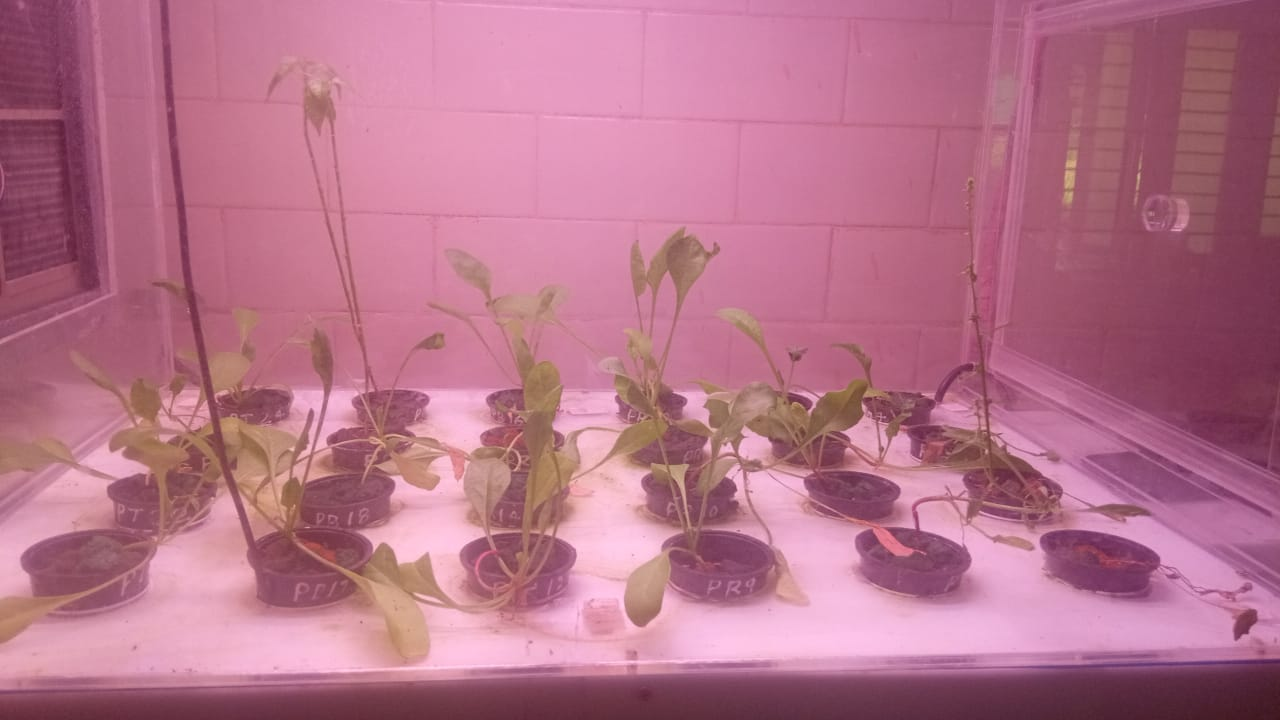
#> input picture Images/caax3.jpeg, 1280 x 720 px, found by its file name
$ python crop_count.py
#> lines starting #> are read from the running program, lines starting #| are printed output that depends on the picture; after the words box and inside, x2 and y2 are one past the last pixel; in counts of white or black regions, pixels touching at a corner belong together
import cv2

# Load the image
# Replace 'crop_field.jpg' with your image file path
image = cv2.imread("Images/caax3.jpeg")
#> image is the input picture: shape (720, 1280, 3); mean B, G, R 137.9, 114.4, 181.9

# Convert the image to grayscale
gray = cv2.cvtColor(image, cv2.COLOR_BGR2GRAY)
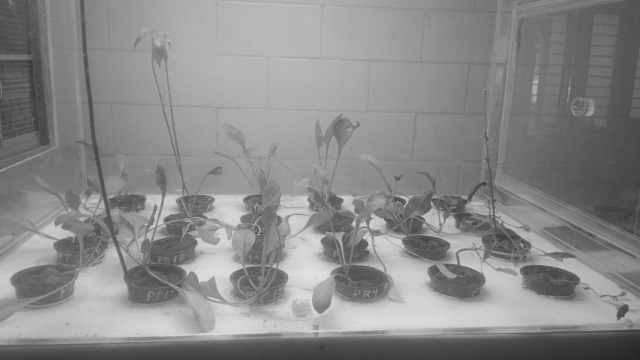
#> gray: shape (720, 1280) (shown at 1/2 size); min 33, max 227, mean 137.3

# Apply a threshold to create a binary image
_, binary = cv2.threshold(gray, 200, 255, cv2.THRESH_BINARY)
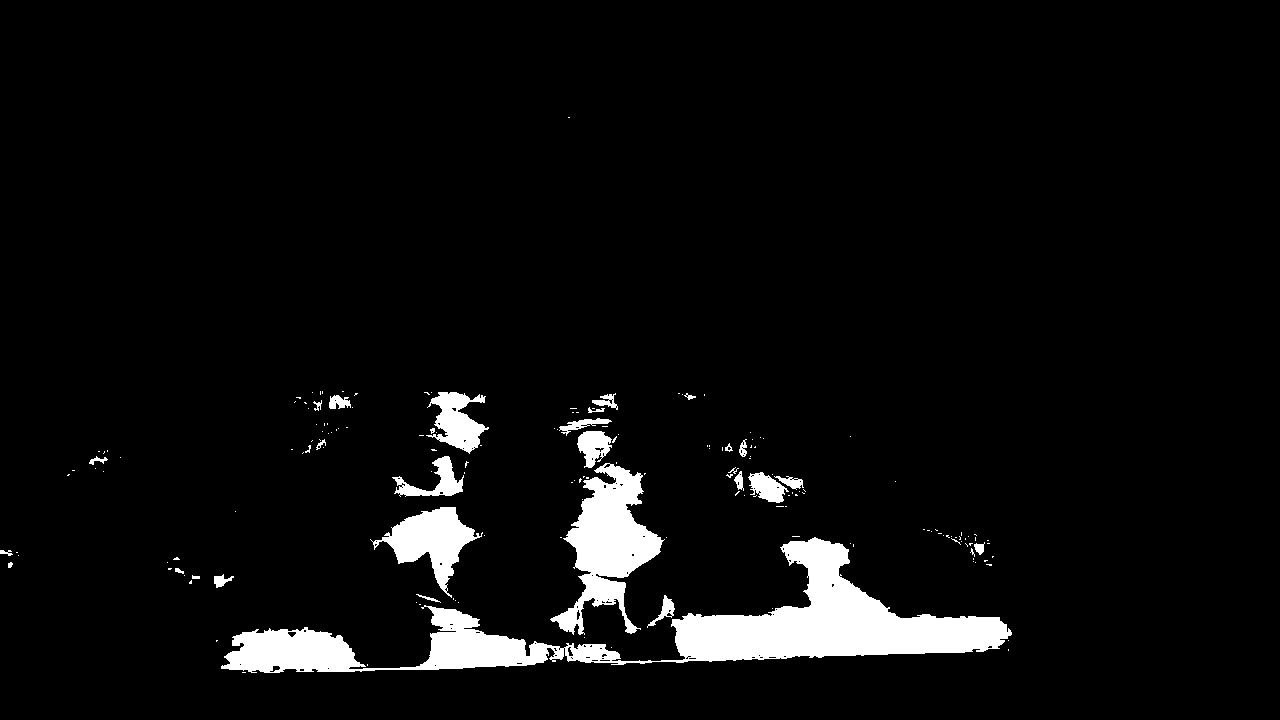
#> binary: shape (720, 1280); 5.2% white; 174 white regions (144 under 20 px)

# Find contours in the binary image
contours, _ = cv2.findContours(
    binary, cv2.RETR_EXTERNAL, cv2.CHAIN_APPROX_SIMPLE)
#> contours = 174 contours, 149 with area under 20; largest, box (x1, y1, x2, y2) and area: (221, 537, 1012, 673) 27245, (550, 463, 665, 635) 8120, (370, 507, 483, 598) 3755, (426, 392, 489, 454) 1885, (392, 456, 464, 497) 984

# Initialize a counter for counting the crops
crop_count = 0

# Loop through the contours
for contour in contours:
    # Calculate the area of the contour
    area = cv2.contourArea(contour)

    # You can adjust this threshold to suit your specific image
    if area > 100:  # Adjust the threshold as needed
        # Draw a rectangle around the detected crop
        x, y, w, h = cv2.boundingRect(contour)
        cv2.rectangle(image, (x, y), (x + w, y + h), (0, 255, 0), 2)

        # Increment the crop count
        crop_count += 1
#> this loop made 174 passes
#> (area, x, y, w, h) on passes 14, 19, 47, 65, 83, 89, 97, 103: (228.5, 647, 595, 28, 33), (112, 214, 574, 20, 14), (27245, 221, 537, 791, 136), (3755, 370, 507, 113, 91), (163.5, 774, 476, 30, 14), (667.5, 748, 472, 41, 31), (8120.5, 550, 463, 115, 172), (984.5, 392, 456, 72, 41)
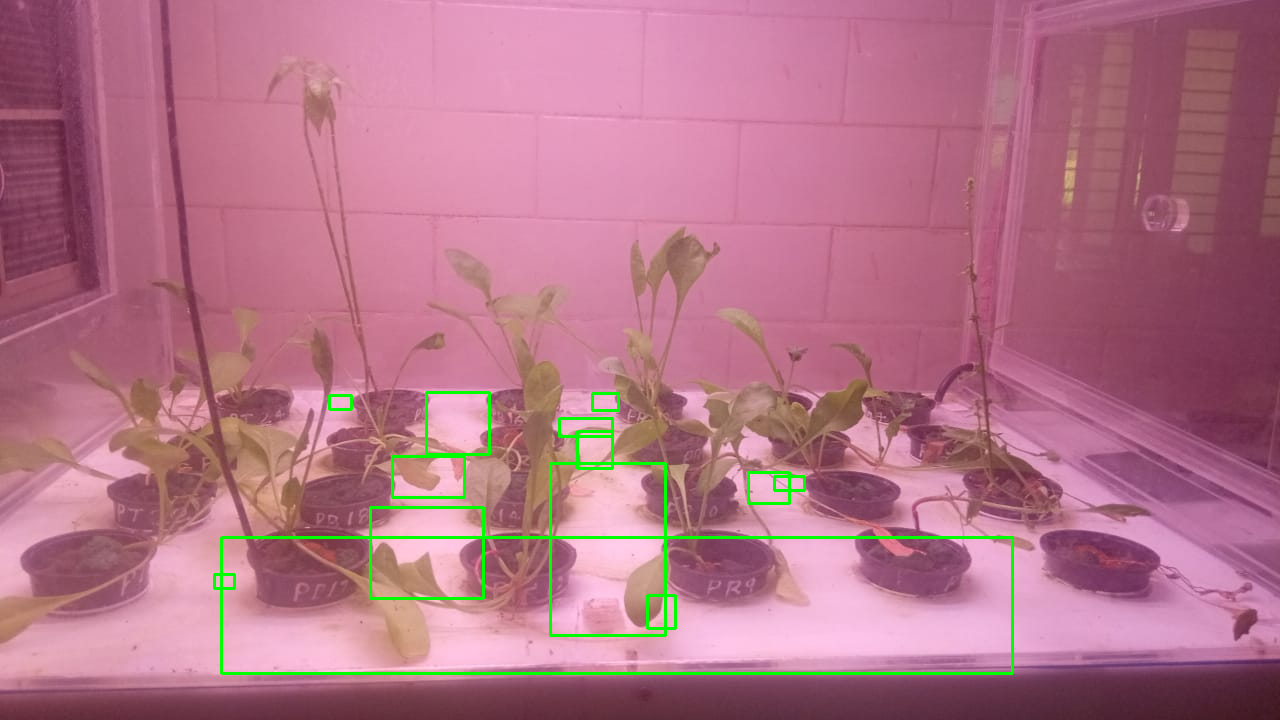
#> image: shape (720, 1280, 3); 1.34% of pixels changed, all inside (x1, y1, x2, y2) = (213, 391, 1014, 675)
#> after the loop, crop_count = 13

# Display the image with contours and count
cv2.putText(image, f'Crop Count: {crop_count}', (10, 30),
            cv2.FONT_HERSHEY_SIMPLEX, 1, (0, 0, 255), 2)
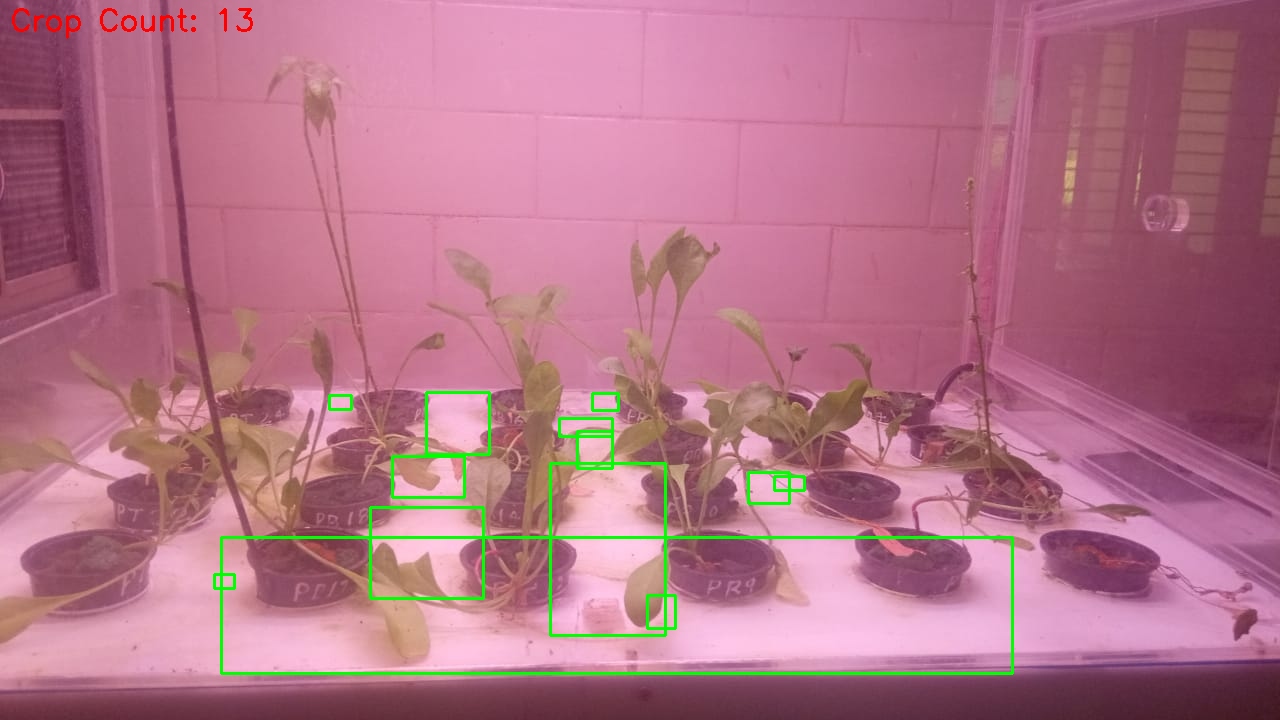
#> image: shape (720, 1280, 3); 0.15% of pixels changed, all inside (x1, y1, x2, y2) = (12, 8, 253, 39)
cv2.imshow('Crops in a Row', image)
cv2.waitKey(0)
cv2.destroyAllWindows()

# Print the total crop count
print(f"Total Crop Count: {crop_count}")
#| Total Crop Count: 13

$ run again, with Images/caax2.jpeg copied over Images/caax3.jpeg
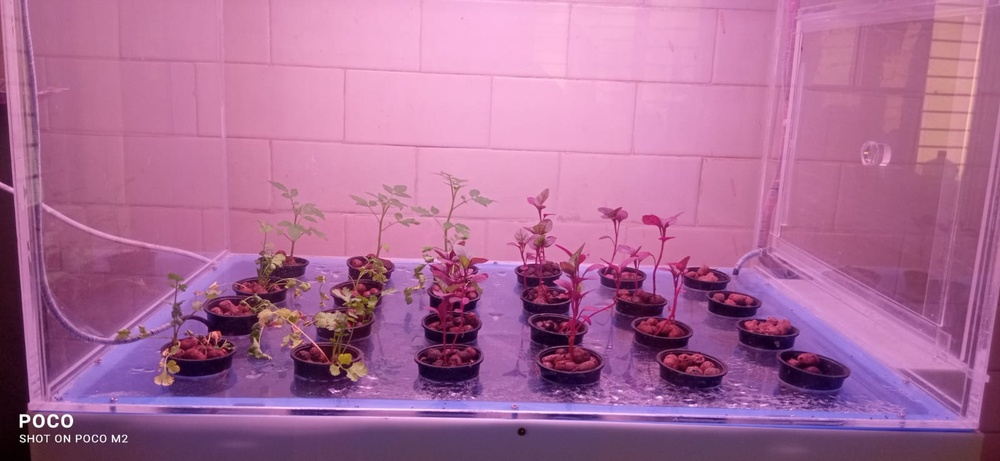
#> input picture Images/caax2.jpeg, 1000 x 461 px, shrunk from 1600 x 738 before the run, found by its file name
#> image is the input picture: shape (461, 1000, 3); mean B, G, R 151.7, 108.3, 172.2
#> `_, binary = cv2.threshold(gray, 200, 255, cv2.THRESH_BINARY)`:
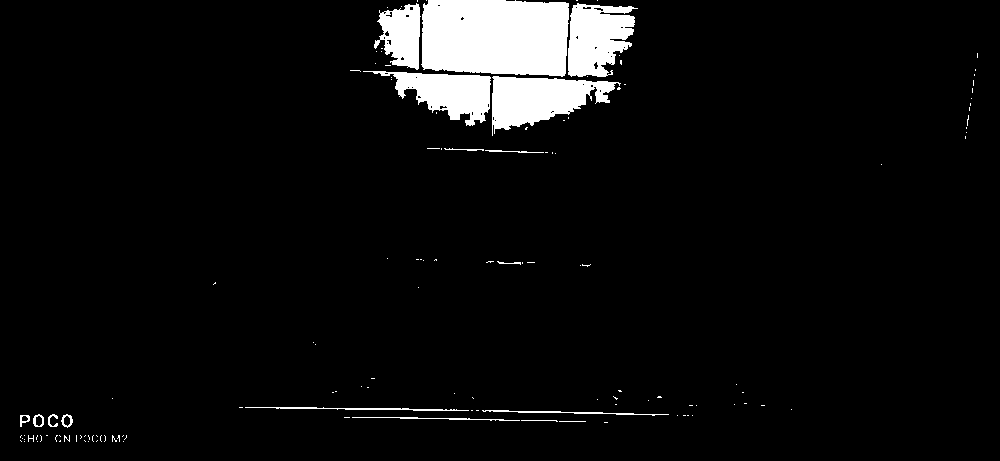
#> binary: shape (461, 1000); 5.6% white; 134 white regions (116 under 20 px)
#> contours = 134 contours, 121 with area under 20; largest, box (x1, y1, x2, y2) and area: (421, 0, 569, 77) 10272, (492, 76, 621, 136) 4125, (568, 3, 638, 77) 3574, (363, 71, 491, 126) 3169, (374, 3, 421, 70) 1974
#> the loop `for contour in contours:` made 134 passes
#> (area, x, y, w, h) on passes 42, 44, 45, 49, 113, 115, 128, 129: (102, 61, 414, 12, 14), (102, 33, 414, 11, 13), (113, 482, 410, 187, 6), (142, 245, 407, 224, 4), (4125, 492, 76, 129, 60), (3169, 363, 71, 128, 55), (3574, 568, 3, 70, 74), (1974, 374, 3, 47, 67)
#> after the loop `for contour in contours:`: crop_count = 9
#> `cv2.putText(image, f'Crop Count: {crop_count}', (10, 30), cv2.FONT_HER..`:
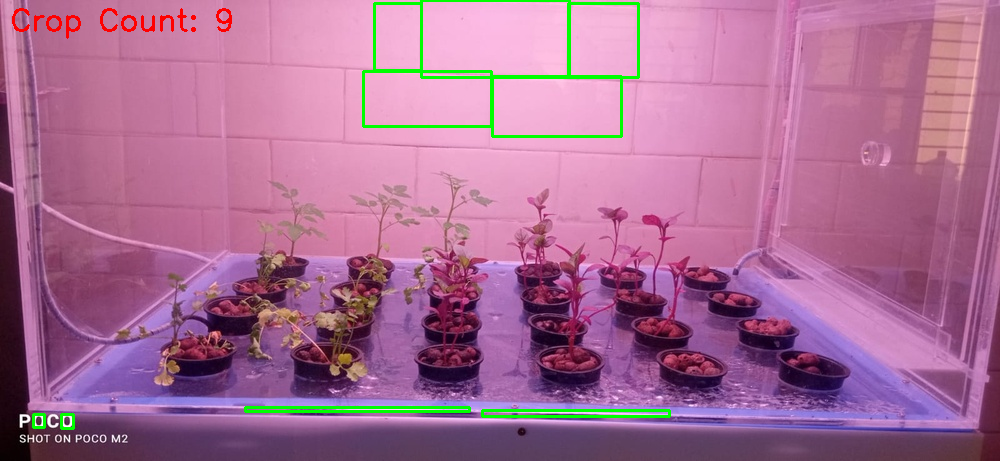
#> image: shape (461, 1000, 3); mean B, G, R 148.2, 109.5, 169.2
#| Total Crop Count: 9

$ run again, with Images/caax4.jpeg copied over Images/caax3.jpeg
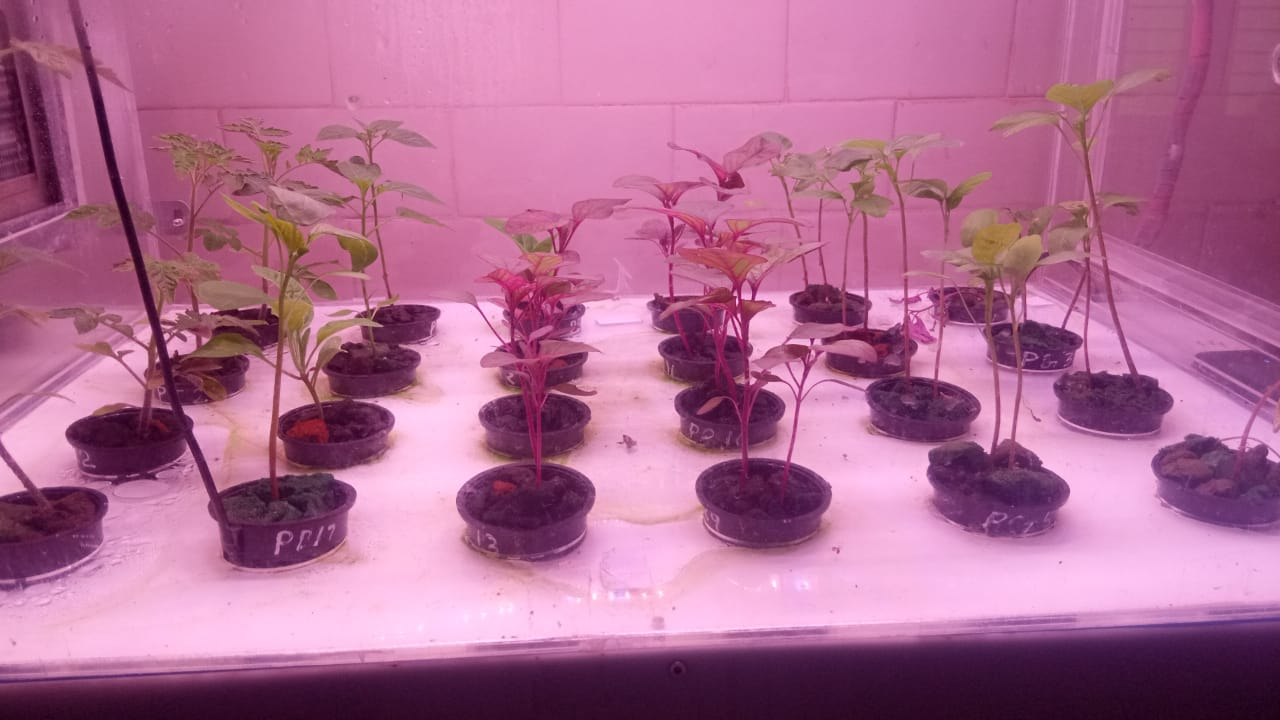
#> input picture Images/caax4.jpeg, 1280 x 720 px, found by its file name
#> image is the input picture: shape (720, 1280, 3); mean B, G, R 145.4, 106.4, 174.7
#> `_, binary = cv2.threshold(gray, 200, 255, cv2.THRESH_BINARY)`:
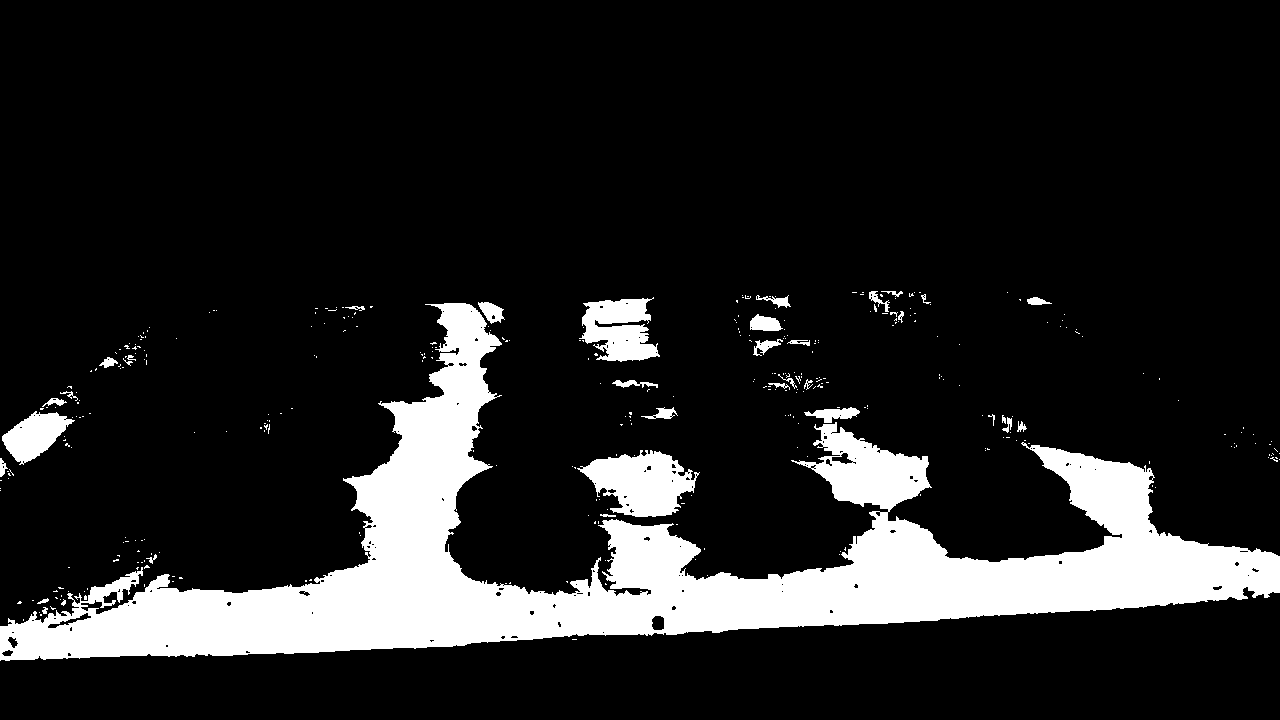
#> binary: shape (720, 1280); 14.2% white; 354 white regions (318 under 20 px)
#> contours = 354 contours, 329 with area under 20; largest, box (x1, y1, x2, y2) and area: (0, 303, 1280, 661) 114236, (577, 450, 700, 517) 4776, (579, 297, 660, 362) 3155, (2, 411, 75, 465) 2004, (804, 407, 860, 423) 399
#> the loop `for contour in contours:` made 354 passes
#> (area, x, y, w, h) on passes 94, 154, 159, 161, 190, 260, 308, 330: (4775.5, 577, 450, 123, 67), (2004, 2, 411, 73, 54), (399, 804, 407, 56, 16), (158, 641, 407, 37, 12), (126.5, 612, 380, 46, 8), (164, 753, 339, 30, 17), (354.5, 750, 314, 33, 17), (114235.5, 0, 303, 1280, 358)
#> after the loop `for contour in contours:`: crop_count = 11
#> `cv2.putText(image, f'Crop Count: {crop_count}', (10, 30), cv2.FONT_HER..`:
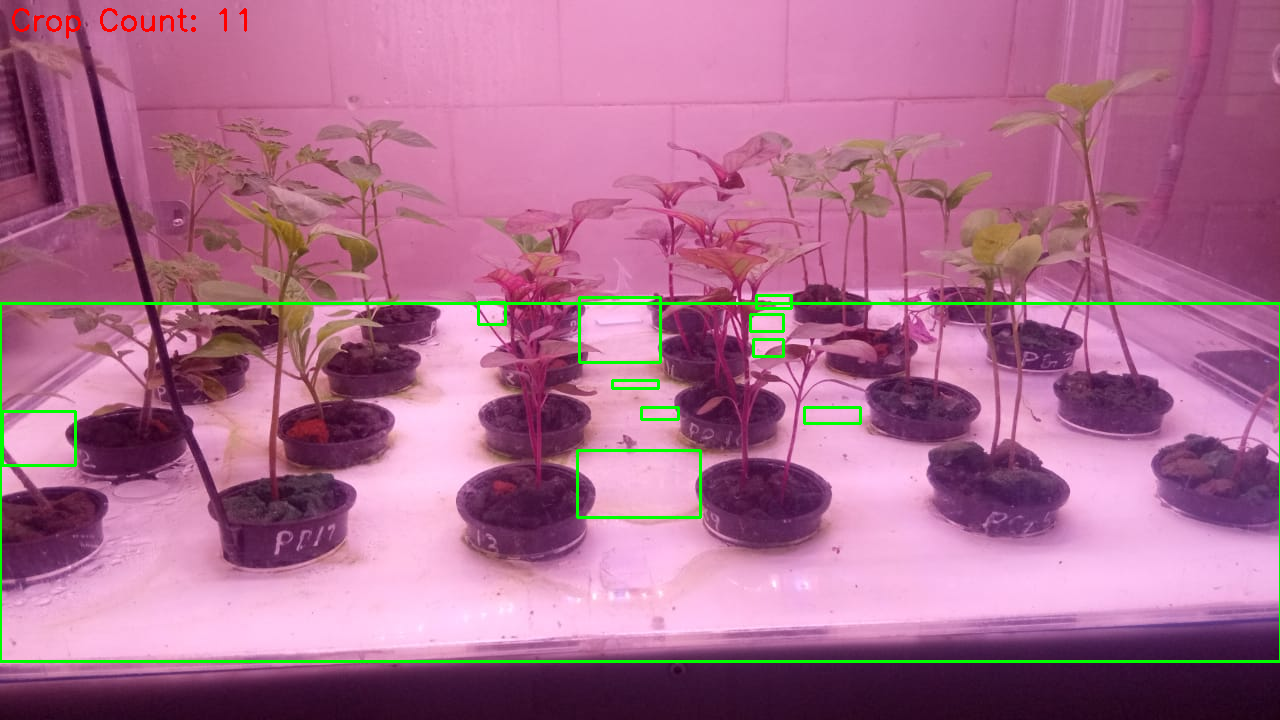
#> image: shape (720, 1280, 3); mean B, G, R 143.1, 108.5, 172.3
#| Total Crop Count: 11
